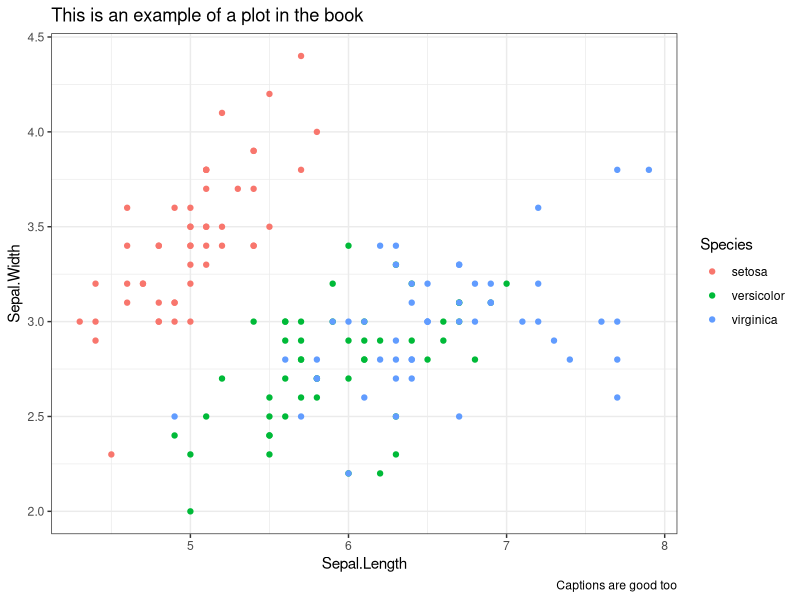

The R source for this figure:
## ---- chunk 1
library(tidyverse)

iris %>% 
  ggplot(aes(Sepal.Length, Sepal.Width, color= Species))+
    geom_point()+
    theme_bw()+
    labs(title = "This is an example of a plot in the book",
         caption= "Captions are good too")


